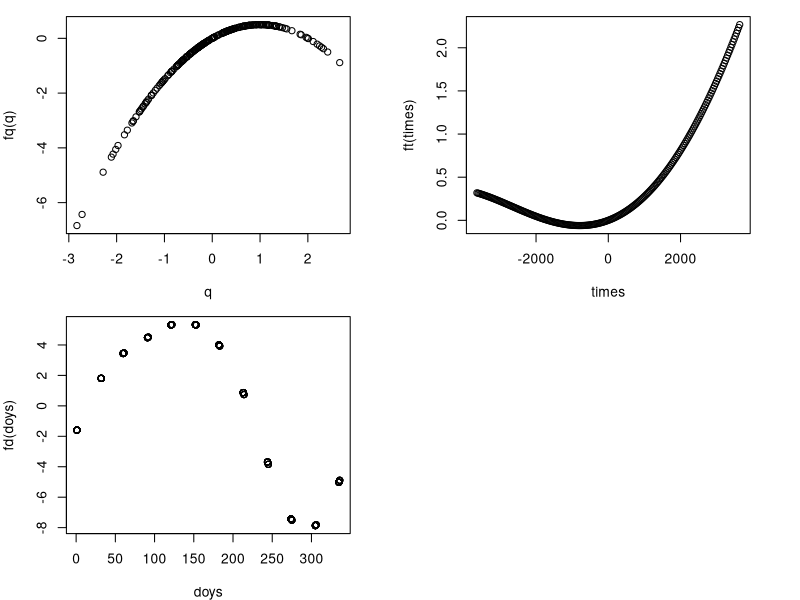

Here is the R script that generated this plot: (Note: this script raises an error after producing the figure.)
# Making synthetic concentration-flow data

library(lubridate)
library(dplyr)

set.seed(156)
dates = as.Date(ymd("2015-01-01") - months(1:240))
times = scale(as.numeric(dates), scale = 1)
doys = as.numeric(format(dates, "%j"))

flows = rlnorm(240, 5, 1.2)
q = scale(log(flows)) %>% as.vector()


# assemble
fc <- function(q, doy, time, plot = FALSE, seed = 156) {
  set.seed(seed)
  rlnorm(240, 5, 1.2)
  # select q relationship
  fq = function(q) q - q^2 / 2

  # select time relationship
  polycoefs = rnorm(5) / factorial(1:5) / 2
  pnl <- function(x, deg) (x /2113.175) ^ deg
  ft = function(t) sapply(1:5, pnl, x = time) %*% polycoefs


  # select doy relationship
  sincoefs = rnorm(5) / factorial(1:5) * 4
  coscoefs = rnorm(5) / factorial(1:5) * 4
  fd <- function(doy) {
    d = doy * pi / 180
    hmc <- function(deg, a, b) a * sin(d * deg) + b * cos(d * deg)
    Map(hmc, deg = 1:5, a = sincoefs, b = coscoefs) %>%
      as.data.frame() %>% unname() %>%
      apply(1, sum)
  }

  # constant
  const = -1

  if(plot) {
    oldpar = par(no.readonly = TRUE)
    on.exit({par(oldpar)})
    par(mfrow = c(2, 2), mar = c(4, 4, 1, 3))
    plot(q, fq(q))
    plot(times, ft(times))
    plot(doys, fd(doys))
    par(oldpar)
  }

  invisible(as.vector(fq(q)) + as.vector(fd(doy)) + as.vector(ft(time)) + const)
}

fc(q, doys, times, seed = 156, plot = TRUE)

rc_synth = data.frame(Date = dates, flow = flows, flow.units = "CFS",
                       q = q, doy = doys, time = times) %>%
  mutate(c_nonoise = fc(q, doy, time),
         noise = rnorm(240),
         c = c_nonoise + noise,
         conc = as.vector(exp(c)), conc.units = "mg/L",
         is.bdl = FALSE)
attr(rc_synth, "fcn") = fc

# make sure fcn attr works
foo <- attr(rc_synth, "fcn")
d2 = makeModelData(rc_synth)

# See how well a model performs
mod1 = rcgam(c ~ s(q, k = 5) + s(time) + s(doy, k = 4, bs = "cc"), d2)

summary(mod1)
plot(mod1, residuals = F, pages = 1)
crossvalidate(mod1, k = 30, what = "conc")
crossvalidate(mod1, k = 30, smear = FALSE, what = "conc")
crossvalidate(mod1, k = 30, what = "load")
crossvalidate(mod1, k = 30, smear = FALSE, what = "load")

plot(predict(mod1), rc_synth$conc)
plot(predict(mod1, what = "load"), calcLoad(rc_synth$flow, rc_synth$conc))
plot(predict(mod1, what = "load"), calcLoad(rc_synth$flow, rc_synth$conc), log = "xy")
plot(predict(mod1, smear = FALSE), rc_synth$conc)
plot(predict(mod1, smear = TRUE), rc_synth$conc, log = "xy")
abline(0, 1)


# check quantiles
foo = condlSample.rcgam(object = mod1, quantile = 0.01)
plot(rc_synth$conc, predict(mod1))
points(rc_synth$conc, foo, col = "red", pch = "-")


 pairs(rc_synth[c("Date", "flow", "conc")])
hist(rc_synth$conc)
car::qqPlot(rc_synth$conc)

synthrc = makeModelData(rc_synth)
pairs(synthrc)

# save
save(rc_synth, file = "data/rc_synth.rda")



conditionalParams <- function(date, flow, synthdat) {

  stopifnot(is.Date(date))
  synthrc = makeModelData(rc_synth)
  tfm = attr(synthrc, "transform")
  q = tfm$qtrans(flow)
  time = tfm$ttrans(date)
  doy = as.numeric(format(date, "%j"))


  logmean = fc(q, doy, time)
  logsd = 1
  list(logmean = logmean, logsd = logsd)
}

